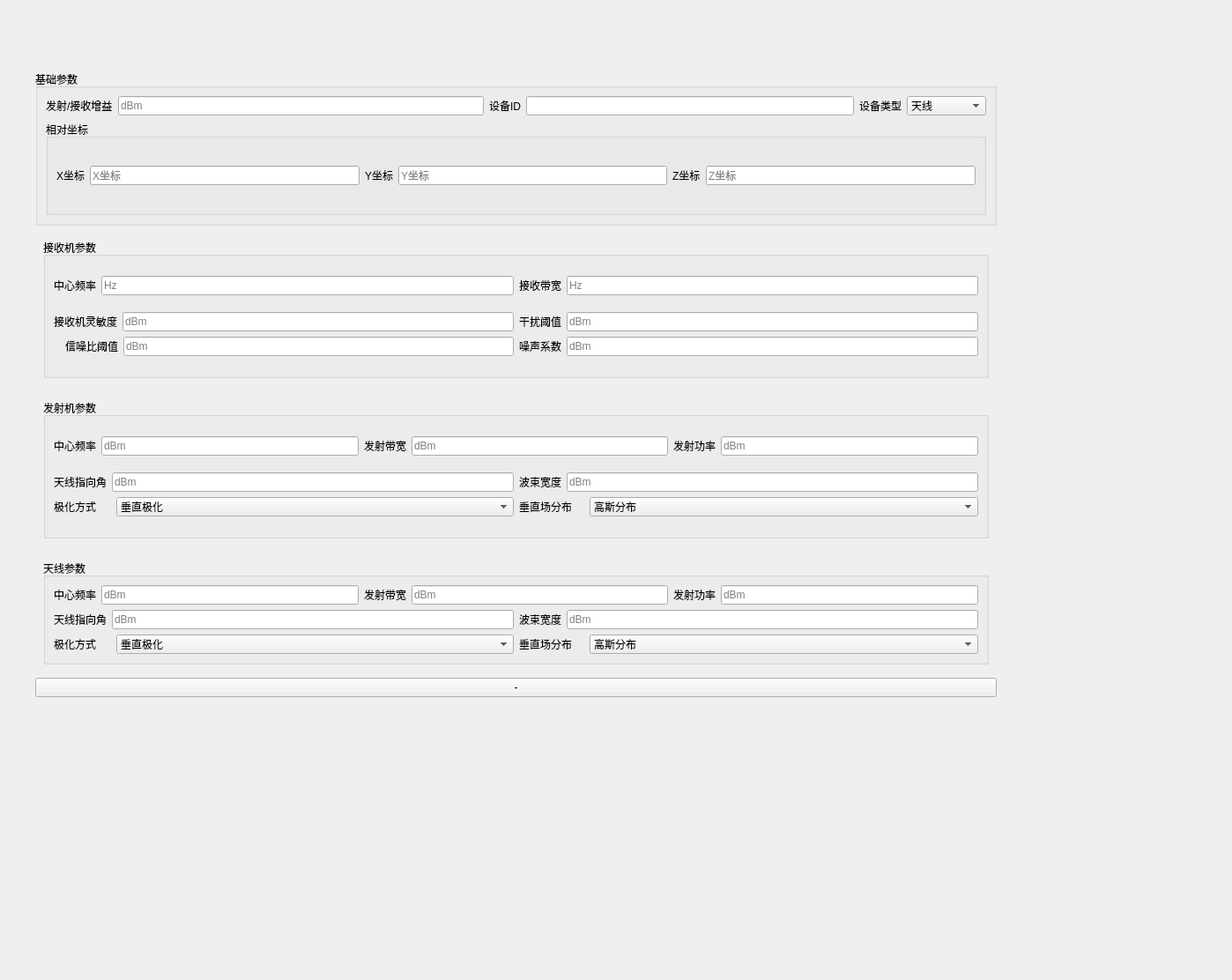
<?xml version="1.0" encoding="UTF-8"?>
<ui version="4.0">
 <class>DeviceWidget</class>
 <widget class="QWidget" name="DeviceWidget">
  <property name="geometry">
   <rect>
    <x>0</x>
    <y>0</y>
    <width>1398</width>
    <height>1112</height>
   </rect>
  </property>
  <property name="sizePolicy">
   <sizepolicy hsizetype="Preferred" vsizetype="Fixed">
    <horstretch>0</horstretch>
    <verstretch>0</verstretch>
   </sizepolicy>
  </property>
  <property name="minimumSize">
   <size>
    <width>0</width>
    <height>500</height>
   </size>
  </property>
  <property name="windowTitle">
   <string>DeviceWidget</string>
  </property>
  <widget class="QWidget" name="Mainwidget" native="true">
   <property name="geometry">
    <rect>
     <x>40</x>
     <y>80</y>
     <width>1091</width>
     <height>711</height>
    </rect>
   </property>
   <layout class="QVBoxLayout" name="verticalLayout" stretch="1,1,1,0,1">
    <item>
     <widget class="QGroupBox" name="groupBox_2">
      <property name="title">
       <string>基础参数</string>
      </property>
      <layout class="QVBoxLayout" name="verticalLayout_6">
       <item>
        <layout class="QHBoxLayout" name="horizontalLayout">
         <item>
          <widget class="QLabel" name="label_23">
           <property name="text">
            <string>发射/接收增益</string>
           </property>
          </widget>
         </item>
         <item>
          <layout class="QHBoxLayout" name="horizontalLayout_9">
           <item>
            <widget class="QLineEdit" name="Gain">
             <property name="placeholderText">
              <string>dBm</string>
             </property>
            </widget>
           </item>
          </layout>
         </item>
         <item>
          <layout class="QHBoxLayout" name="horizontalLayout_7">
           <item>
            <widget class="QLabel" name="label_21">
             <property name="text">
              <string>设备ID</string>
             </property>
            </widget>
           </item>
           <item>
            <widget class="QLineEdit" name="equipmentID"/>
           </item>
          </layout>
         </item>
         <item>
          <layout class="QHBoxLayout" name="horizontalLayout_5">
           <item>
            <widget class="QLabel" name="label_9">
             <property name="text">
              <string>设备类型</string>
             </property>
            </widget>
           </item>
           <item>
            <widget class="QComboBox" name="equipmentType">
             <item>
              <property name="text">
               <string>天线</string>
              </property>
             </item>
             <item>
              <property name="text">
               <string>发射机</string>
              </property>
             </item>
             <item>
              <property name="text">
               <string>接收机</string>
              </property>
             </item>
             <item>
              <property name="text">
               <string>收发一体机</string>
              </property>
             </item>
            </widget>
           </item>
          </layout>
         </item>
        </layout>
       </item>
       <item>
        <widget class="QGroupBox" name="groupBox">
         <property name="title">
          <string>相对坐标</string>
         </property>
         <layout class="QVBoxLayout" name="verticalLayout_5">
          <item>
           <layout class="QHBoxLayout" name="horizontalLayout_2">
            <item>
             <widget class="QLabel" name="label_2">
              <property name="text">
               <string>X坐标</string>
              </property>
             </widget>
            </item>
            <item>
             <widget class="QLineEdit" name="X_offset">
              <property name="placeholderText">
               <string>X坐标</string>
              </property>
             </widget>
            </item>
            <item>
             <widget class="QLabel" name="label_3">
              <property name="text">
               <string>Y坐标</string>
              </property>
             </widget>
            </item>
            <item>
             <widget class="QLineEdit" name="Y_offset">
              <property name="placeholderText">
               <string>Y坐标</string>
              </property>
             </widget>
            </item>
            <item>
             <widget class="QLabel" name="label_4">
              <property name="text">
               <string>Z坐标</string>
              </property>
             </widget>
            </item>
            <item>
             <widget class="QLineEdit" name="Z_offset">
              <property name="placeholderText">
               <string>Z坐标</string>
              </property>
             </widget>
            </item>
           </layout>
          </item>
         </layout>
        </widget>
       </item>
      </layout>
     </widget>
    </item>
    <item>
     <widget class="QWidget" name="RecieverWidget" native="true">
      <layout class="QVBoxLayout" name="verticalLayout_3">
       <item>
        <widget class="QGroupBox" name="RecievergroupBox">
         <property name="title">
          <string>接收机参数</string>
         </property>
         <layout class="QVBoxLayout" name="verticalLayout_4" stretch="1,2">
          <item>
           <layout class="QHBoxLayout" name="horizontalLayout_8">
            <item>
             <widget class="QLabel" name="label">
              <property name="text">
               <string>中心频率</string>
              </property>
             </widget>
            </item>
            <item>
             <widget class="QLineEdit" name="CentralF_Reciever">
              <property name="placeholderText">
               <string>Hz</string>
              </property>
             </widget>
            </item>
            <item>
             <widget class="QLabel" name="label_30">
              <property name="text">
               <string>接收带宽</string>
              </property>
             </widget>
            </item>
            <item>
             <widget class="QLineEdit" name="Bandwidth_Reciever">
              <property name="placeholderText">
               <string>Hz</string>
              </property>
             </widget>
            </item>
           </layout>
          </item>
          <item>
           <layout class="QGridLayout" name="gridLayout_7">
            <item row="1" column="1">
             <layout class="QHBoxLayout" name="horizontalLayout_22">
              <item>
               <widget class="QLabel" name="label_35">
                <property name="text">
                 <string>噪声系数</string>
                </property>
               </widget>
              </item>
              <item>
               <widget class="QLineEdit" name="noiseFigure">
                <property name="placeholderText">
                 <string>dBm</string>
                </property>
               </widget>
              </item>
             </layout>
            </item>
            <item row="0" column="0">
             <layout class="QHBoxLayout" name="horizontalLayout_19">
              <item>
               <widget class="QLabel" name="label_32">
                <property name="text">
                 <string>接收机灵敏度</string>
                </property>
               </widget>
              </item>
              <item>
               <widget class="QLineEdit" name="Sensitive_reciever">
                <property name="placeholderText">
                 <string>dBm</string>
                </property>
               </widget>
              </item>
             </layout>
            </item>
            <item row="0" column="1">
             <layout class="QHBoxLayout" name="horizontalLayout_24">
              <item>
               <widget class="QLabel" name="label_37">
                <property name="text">
                 <string>干扰阈值</string>
                </property>
               </widget>
              </item>
              <item>
               <widget class="QLineEdit" name="interferenceMargin">
                <property name="placeholderText">
                 <string>dBm</string>
                </property>
               </widget>
              </item>
             </layout>
            </item>
            <item row="1" column="0">
             <layout class="QHBoxLayout" name="horizontalLayout_20">
              <item>
               <widget class="QLabel" name="label_33">
                <property name="text">
                 <string/>
                </property>
               </widget>
              </item>
              <item>
               <widget class="QLabel" name="label_34">
                <property name="text">
                 <string>信噪比阈值</string>
                </property>
               </widget>
              </item>
              <item>
               <widget class="QLineEdit" name="SNRMargin">
                <property name="placeholderText">
                 <string>dBm</string>
                </property>
               </widget>
              </item>
             </layout>
            </item>
           </layout>
          </item>
         </layout>
        </widget>
       </item>
      </layout>
     </widget>
    </item>
    <item>
     <widget class="QWidget" name="TransmitterWidget" native="true">
      <layout class="QVBoxLayout" name="verticalLayout_7">
       <item>
        <widget class="QGroupBox" name="groupBox_4">
         <property name="sizePolicy">
          <sizepolicy hsizetype="Preferred" vsizetype="Preferred">
           <horstretch>0</horstretch>
           <verstretch>0</verstretch>
          </sizepolicy>
         </property>
         <property name="title">
          <string>发射机参数</string>
         </property>
         <layout class="QVBoxLayout" name="verticalLayout_2">
          <item>
           <layout class="QHBoxLayout" name="horizontalLayout_4" stretch="1,1,1">
            <item>
             <layout class="QHBoxLayout" name="horizontalLayout_17">
              <item>
               <widget class="QLabel" name="centralBandwidth">
                <property name="text">
                 <string>中心频率</string>
                </property>
               </widget>
              </item>
              <item>
               <widget class="QLineEdit" name="CentralF_Transmitter">
                <property name="placeholderText">
                 <string>dBm</string>
                </property>
               </widget>
              </item>
             </layout>
            </item>
            <item>
             <layout class="QHBoxLayout" name="horizontalLayout_16">
              <item>
               <widget class="QLabel" name="label_29">
                <property name="text">
                 <string>发射带宽</string>
                </property>
               </widget>
              </item>
              <item>
               <widget class="QLineEdit" name="Bandwidth_Transmitter">
                <property name="placeholderText">
                 <string>dBm</string>
                </property>
               </widget>
              </item>
             </layout>
            </item>
            <item>
             <layout class="QHBoxLayout" name="horizontalLayout_13">
              <item>
               <widget class="QLabel" name="label_47">
                <property name="text">
                 <string>发射功率</string>
                </property>
               </widget>
              </item>
              <item>
               <widget class="QLineEdit" name="Power_Transmitter">
                <property name="placeholderText">
                 <string>dBm</string>
                </property>
               </widget>
              </item>
             </layout>
            </item>
           </layout>
          </item>
          <item>
           <layout class="QGridLayout" name="gridLayout_8">
            <item row="0" column="1">
             <layout class="QHBoxLayout" name="horizontalLayout_25">
              <item>
               <widget class="QLabel" name="label_39">
                <property name="text">
                 <string>波束宽度</string>
                </property>
               </widget>
              </item>
              <item>
               <widget class="QLineEdit" name="Beamwidth_Transmitter">
                <property name="placeholderText">
                 <string>dBm</string>
                </property>
               </widget>
              </item>
             </layout>
            </item>
            <item row="2" column="1">
             <layout class="QHBoxLayout" name="horizontalLayout_23" stretch="1,6">
              <item>
               <widget class="QLabel" name="label_36">
                <property name="text">
                 <string>垂直场分布</string>
                </property>
               </widget>
              </item>
              <item>
               <widget class="QComboBox" name="VerticalFieldDistribution_Transmitter">
                <item>
                 <property name="text">
                  <string>高斯分布</string>
                 </property>
                </item>
                <item>
                 <property name="text">
                  <string>sinc分布</string>
                 </property>
                </item>
               </widget>
              </item>
             </layout>
            </item>
            <item row="0" column="0">
             <layout class="QHBoxLayout" name="horizontalLayout_21">
              <item>
               <widget class="QLabel" name="label_38">
                <property name="text">
                 <string>天线指向角</string>
                </property>
               </widget>
              </item>
              <item>
               <widget class="QLineEdit" name="antennaPhi_Transmitter">
                <property name="placeholderText">
                 <string>dBm</string>
                </property>
               </widget>
              </item>
             </layout>
            </item>
            <item row="2" column="0">
             <layout class="QHBoxLayout" name="horizontalLayout_3" stretch="1,7">
              <item>
               <widget class="QLabel" name="label_43">
                <property name="text">
                 <string>极化方式</string>
                </property>
               </widget>
              </item>
              <item>
               <widget class="QComboBox" name="PolarizationMethod_Transmitter">
                <item>
                 <property name="text">
                  <string>垂直极化</string>
                 </property>
                </item>
                <item>
                 <property name="text">
                  <string>水平极化</string>
                 </property>
                </item>
               </widget>
              </item>
             </layout>
            </item>
           </layout>
          </item>
         </layout>
        </widget>
       </item>
      </layout>
     </widget>
    </item>
    <item>
     <widget class="QWidget" name="AntennaWidget" native="true">
      <layout class="QVBoxLayout" name="verticalLayout_9">
       <item>
        <widget class="QGroupBox" name="groupBox_5">
         <property name="sizePolicy">
          <sizepolicy hsizetype="Preferred" vsizetype="Preferred">
           <horstretch>0</horstretch>
           <verstretch>0</verstretch>
          </sizepolicy>
         </property>
         <property name="title">
          <string>天线参数</string>
         </property>
         <layout class="QVBoxLayout" name="verticalLayout_8">
          <item>
           <layout class="QHBoxLayout" name="horizontalLayout_6" stretch="1,1,1">
            <item>
             <layout class="QHBoxLayout" name="horizontalLayout_18">
              <item>
               <widget class="QLabel" name="centralBandwidth_3">
                <property name="text">
                 <string>中心频率</string>
                </property>
               </widget>
              </item>
              <item>
               <widget class="QLineEdit" name="CentralF_Antenna">
                <property name="placeholderText">
                 <string>dBm</string>
                </property>
               </widget>
              </item>
             </layout>
            </item>
            <item>
             <layout class="QHBoxLayout" name="horizontalLayout_26">
              <item>
               <widget class="QLabel" name="label_31">
                <property name="text">
                 <string>发射带宽</string>
                </property>
               </widget>
              </item>
              <item>
               <widget class="QLineEdit" name="Bandwidth_Antenna">
                <property name="placeholderText">
                 <string>dBm</string>
                </property>
               </widget>
              </item>
             </layout>
            </item>
            <item>
             <layout class="QHBoxLayout" name="horizontalLayout_11">
              <item>
               <widget class="QLabel" name="label_45">
                <property name="text">
                 <string>发射功率</string>
                </property>
               </widget>
              </item>
              <item>
               <widget class="QLineEdit" name="Power_Antenna">
                <property name="placeholderText">
                 <string>dBm</string>
                </property>
               </widget>
              </item>
             </layout>
            </item>
           </layout>
          </item>
          <item>
           <layout class="QGridLayout" name="gridLayout_9">
            <item row="0" column="1">
             <layout class="QHBoxLayout" name="horizontalLayout_28">
              <item>
               <widget class="QLabel" name="label_40">
                <property name="text">
                 <string>波束宽度</string>
                </property>
               </widget>
              </item>
              <item>
               <widget class="QLineEdit" name="Beamwidth_Antenna">
                <property name="placeholderText">
                 <string>dBm</string>
                </property>
               </widget>
              </item>
             </layout>
            </item>
            <item row="2" column="1">
             <layout class="QHBoxLayout" name="horizontalLayout_29" stretch="1,6">
              <item>
               <widget class="QLabel" name="label_41">
                <property name="text">
                 <string>垂直场分布</string>
                </property>
               </widget>
              </item>
              <item>
               <widget class="QComboBox" name="VerticalFieldDistribution_Antenna">
                <item>
                 <property name="text">
                  <string>高斯分布</string>
                 </property>
                </item>
                <item>
                 <property name="text">
                  <string>sinc分布</string>
                 </property>
                </item>
               </widget>
              </item>
             </layout>
            </item>
            <item row="0" column="0">
             <layout class="QHBoxLayout" name="horizontalLayout_30">
              <item>
               <widget class="QLabel" name="label_42">
                <property name="text">
                 <string>天线指向角</string>
                </property>
               </widget>
              </item>
              <item>
               <widget class="QLineEdit" name="antennaPhi_Antenna">
                <property name="placeholderText">
                 <string>dBm</string>
                </property>
               </widget>
              </item>
             </layout>
            </item>
            <item row="2" column="0">
             <layout class="QHBoxLayout" name="horizontalLayout_10" stretch="1,7">
              <item>
               <widget class="QLabel" name="label_44">
                <property name="text">
                 <string>极化方式</string>
                </property>
               </widget>
              </item>
              <item>
               <widget class="QComboBox" name="PolarizationMethod_Antenna">
                <item>
                 <property name="text">
                  <string>垂直极化</string>
                 </property>
                </item>
                <item>
                 <property name="text">
                  <string>水平极化</string>
                 </property>
                </item>
               </widget>
              </item>
             </layout>
            </item>
           </layout>
          </item>
         </layout>
        </widget>
       </item>
      </layout>
     </widget>
    </item>
    <item>
     <widget class="QPushButton" name="equipmentReduction">
      <property name="text">
       <string>-</string>
      </property>
     </widget>
    </item>
   </layout>
  </widget>
 </widget>
 <resources/>
 <connections/>
</ui>
